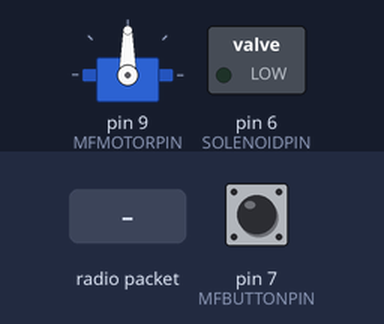
Simulated run of this sketch. Board: Arduino Uno, built with avr-gcc and run on an emulated ATmega328P. Parts: servo, switched loads named in the sketch (green lamp = pin HIGH). The test bench sets the inputs (shaded band); at power-on: pin 7 (MFBUTTONPIN) LOW. No radio packets arrive unless stated; pins used as bus, display or sensor lines are not drawn; what the sketch prints to the serial monitor is not drawn.

Above: at 1.2 s.
1.3 s: radio packet "1" arrives
At 1.8 s:
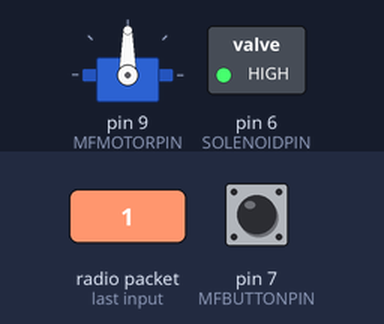
8.4 s: radio packet "0" arrives
At 9.6 s:
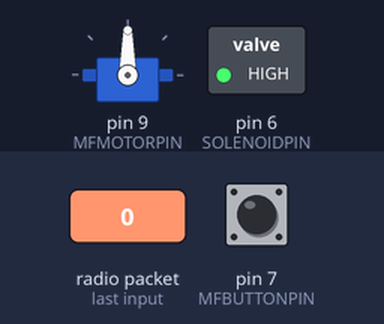
11.4 s: radio packet "2" arrives
At 15.3 s:
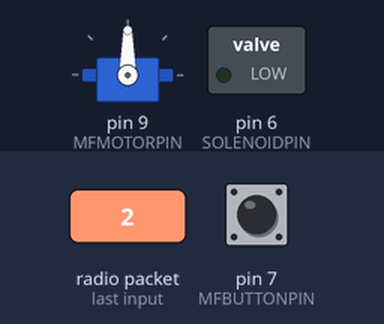
Timing chart, 0 to 16.8 s (numbered marks = the images above; inputs shaded):
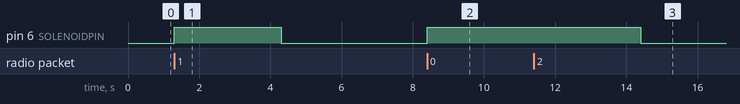

Measured:
- after the input at 1.3 s, pin 6 (SOLENOIDPIN): LOW → HIGH at once, → LOW 3.0 s later
- after the input at 8.4 s, pin 6 (SOLENOIDPIN): LOW → HIGH at once
- after the input at 11.4 s, pin 6 (SOLENOIDPIN): HIGH → LOW after 3.0 s

The sketch:

FLOAT.ino
```cpp
#include <PWMServo.h> //servo library
#include <RH_RF69.h>
#include <RHReliableDatagram.h> //transciever libraries
#include <SPI.h> //literally no idea what this does

#define HOME_ADDR 1 //This arduino's transiever's address
#define TO_ADDR 2 //this is the other arduino's address

RH_RF69 rf69(4, 3); //4: NSS/CS port; 3: data/G0 port
RHReliableDatagram rf69_manager(rf69, HOME_ADDR); //setup addresses and stuff

const char TEAMNUMBER[] = "r6"; //team number to display
const int MFBUTTONPIN = 7; //pin for the button that makes a servo motor spin
const int MFMOTORPIN = 9; //servo pin
int MFButtonState;

const long PRINT_INTERVAL = 1000; //changed to 1000, doesn't need to print every 10th of a second
const unsigned int STARTCLOCK[] = {5, 11, 30}; //Input time here!
unsigned long startTime;
const long REALSTARTTIME = 657700; //<<<<<<<<
const long UPLOADTIME = 7;
const int DISPLAYLIMIT = 16;

unsigned long timeOfSolenoid = 0;
bool solenoidOpen = false;
const int MFMOTORINTERVAL = 1000;
const int SOLENOIDINTERVAL = 3000;

int lastButtonState = LOW;  // the previous reading from the input pin

// the following variables are unsigned longs because the time, measured in
// milliseconds, will quickly become a bigger number than can be stored in an int.
unsigned long lastDebounceTime = 0;  // the last time the output pin was toggled
unsigned long debounceDelay = 50;    // the debounce time; increase if the output flickers


const int SOLENOIDPIN = 6;

PWMServo MFMotor; //make a servo motor object

void setup()
{
  Serial.begin(9600); //This would probably be different with the transceiver? maybe?

  //manual reset the transiever, please don't ask me why
  //this could all be in a function
  pinMode(2, OUTPUT); //reset pin number
  digitalWrite(2, LOW);
  digitalWrite(2, HIGH);
  delay(10);
  digitalWrite(2, LOW);
  delay(10);

  //initialize
  rf69_manager.init();
  //set frequency
  rf69.setFrequency(434.0);
  //set high power mode (for RFM69HCW model)
  rf69.setTxPower(20, true);

  Serial.println("------------------------------");


  pinMode(MFBUTTONPIN, INPUT); //button that makes the float go up
  pinMode(SOLENOIDPIN, OUTPUT); //Sets the solenoid pin as an output

  MFMotor.attach(MFMOTORPIN);


  //converts clock time to seconds
  startTime = STARTCLOCK[0]*3600;
  startTime += STARTCLOCK[1]*60;
  startTime += STARTCLOCK[2];


}

uint8_t buf[RH_RF69_MAX_MESSAGE_LEN]; //buffer where recieved message will be stored

void loop()
{
  // read the state of the switch into a local variable:
  int reading = digitalRead(MFBUTTONPIN);

  unsigned long currentMillis = millis();
  static unsigned long previousMillis;


  //test code:
  if (digitalRead(MFBUTTONPIN) == HIGH)
  {                                       //will be removed
    Serial.print("b");
  }

  // check to see if you just pressed the button
  // (i.e. the input went from LOW to HIGH), and you've waited long enough
  // since the last press to ignore any noise:

  // If the switch changed, due to noise or pressing:

  if (reading != lastButtonState)
  {
    // reset the debouncing timer
    lastDebounceTime = millis();
  }

  if ((millis() - lastDebounceTime) > debounceDelay)
  {
    // whatever the reading is at, it's been there for longer than the debounce
    // delay, so take it as the actual current state:

    // if the button state has changed:
    if (reading != MFButtonState)
    {
      MFButtonState = reading;

      // only step if the new button state is HIGH
      if (MFButtonState == HIGH)
      {
        Serial.print("hola"); //currently doesn't work, not sure why, debounce might not be necessary though
        MFMotor.write(110); //also debating switching to stepper or second solenoid
        if (currentMillis - previousMillis >= MFMOTORINTERVAL)
        { //runs every PRINT_INTERVAL 1000 milliseconds
          previousMillis = currentMillis; //Reset timer

          MFMotor.write(90);
        }
      }
    }


    // save the reading. Next time through the loop, it'll be the lastButtonState:
    lastButtonState = reading;

  }


  write_to_VFD();


  if (rf69_manager.available())
  { //if tranciever is running
    uint8_t len = sizeof(buf); //length of buffer
    if (rf69_manager.recvfromAck(buf, &len) && solenoidOpen == false) //if we have got a message
    {
      buf[len] = 0; // zero out remaining string
      //strcat(buf, (char)buf[RH_RF69_MAX_MESSAGE_LEN]); //not sure if this works but i think it does?


      Serial.print("1");
      solenoidOpen = true;
      timeOfSolenoid = currentMillis;

    }

  }
  if (solenoidOpen == true)
  {
    if (timeOfSolenoid + SOLENOIDINTERVAL >= currentMillis) //runs every SOLENOIDINTERVAL 10000 milliseconds (10 sec)
    {

      digitalWrite(SOLENOIDPIN, HIGH);
    } else {
      digitalWrite(SOLENOIDPIN, LOW);
      solenoidOpen = false;
    }
  }

}


void write_to_VFD()
{

  char temp[3]; //string for holding time to concat
  unsigned long minutes;
  unsigned long hours;
  unsigned long originalSeconds;
  unsigned long afterSeconds;


  unsigned long currentMillis;
  static unsigned long previousMillis;

  char time_team[DISPLAYLIMIT];   // string to write on display

  currentMillis = millis();

  if (currentMillis - previousMillis >= PRINT_INTERVAL) //runs every PRINT_INTERVAL 1000 milliseconds
  {
    previousMillis = currentMillis; //Reset timer


    originalSeconds = (currentMillis/1000)+REALSTARTTIME+UPLOADTIME; //changes millis to seconds and adds current clock time plus time it takes to upload
    hours = ((int)(originalSeconds/3600) % 24); //divides the total number of seconds by 3600 to make hours, turns into an integer to remove the decimal, then takes a remainder of 24
    minutes = ((int)(originalSeconds/60) % 60); //divides the total number of seconds by 60, turns that into an integer to remove the decimal, then takes a remainder of 60 (explained below)
    afterSeconds = (originalSeconds % 60); //factors the total number out of 60, then keeps the remainder (61 seconds becomes 1, 132 seconds becomes 12, etc.)

    //erase the string
    for(int i = 0; i < DISPLAYLIMIT; i++)
    {
      time_team[i] = '\0';
    }

    itoa(hours, temp, 10);
    strcat(time_team, temp);
    strcat(time_team, ":");

    if (minutes < 10)
    {
      strcat(time_team, "0");
    }
    itoa(minutes, temp, 10);
    strcat(time_team, temp);
    strcat(time_team, ":");

    if (afterSeconds < 10)
    {
      strcat(time_team, "0");
    }
    itoa(afterSeconds, temp, 10);
    strcat(time_team, temp);

    strcat(time_team, " #");
    strcat(time_team, TEAMNUMBER);


    //adds blank spaces to fill the display limit so it doesn't scroll and mess up
    int spaceLeft = DISPLAYLIMIT-strlen(time_team);
    for (int i = 0; i < spaceLeft; i++)
    {
      strcat(time_team, " ");

      strcat(time_team, "\0");
    }


    //send time and team number to box
    rf69_manager.sendtoWait((uint8_t *)time_team, strlen(time_team), TO_ADDR); //sends message

  }

}
```
